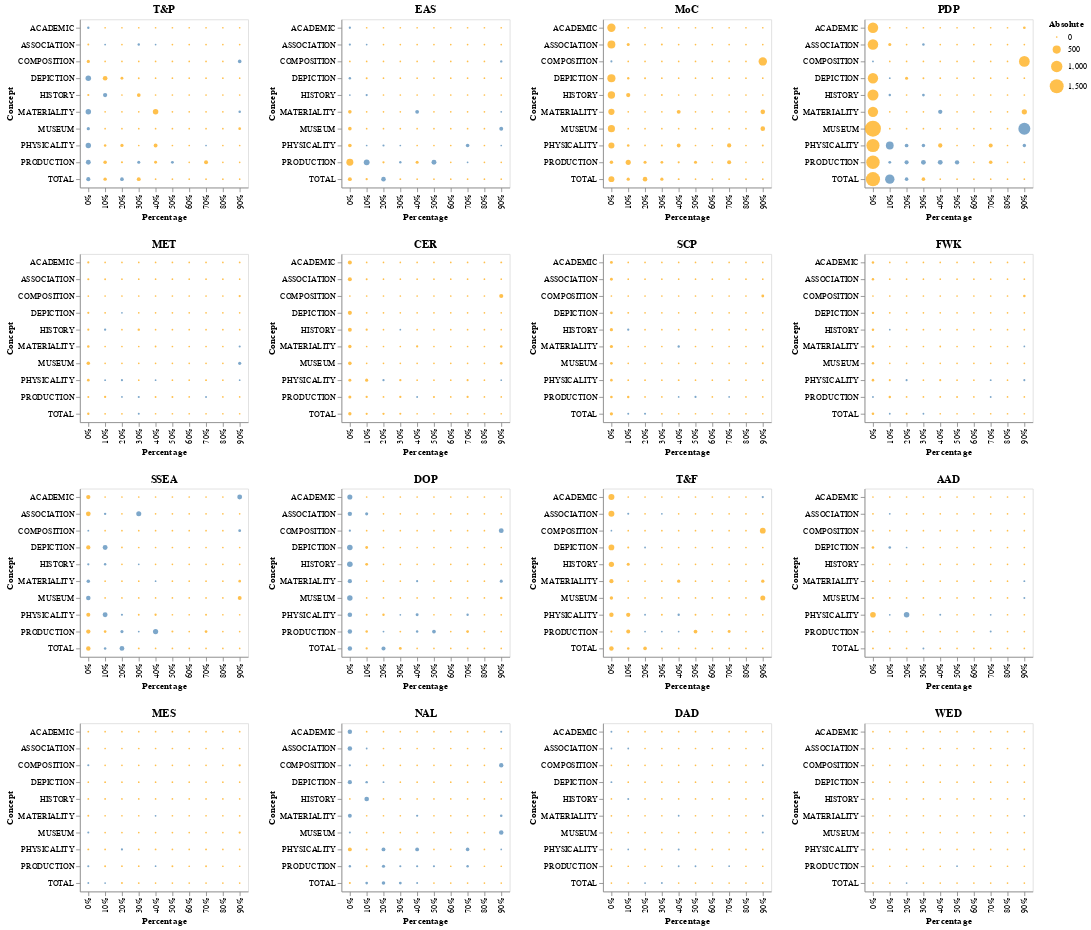

Here is the notebook cell this chart was saved with:
### Code cell
import altair as alt
import numpy as np

ranges = [0,0.1,0.2,0.3,0.4,0.5,0.6,0.7,0.8,0.9,1]
charts = []
hcharts = []
count = 0

for dept_code in depts:
  dept_diff_rows_df = pd.DataFrame()
  dept_cur_stats_df = tidied_cur_month_df.loc[tidied_cur_month_df[' collectionCode'] == dept_code]
  dept_last_stats_df =  tidied_last_month_df.loc[tidied_last_month_df[' collectionCode'] == dept_code]

  if(len(dept_cur_stats_df) < 10):
        continue
    
  # Now need to loop over each completeness coll in turn
  for cur_column, last_column in zip(dept_cur_stats_df.columns[1:], dept_last_stats_df.columns[1:]):
    
    cur_dept_col_counts = dept_cur_stats_df[cur_column].groupby(pd.cut(dept_cur_stats_df[cur_column], ranges, labels=["0-10%","10-20%","20-30%","30-40%","40-50%","50-60%","60-70%","70-80%","80-90%","90-100%"], include_lowest=True)).count()
    last_dept_col_counts = dept_last_stats_df[last_column].groupby(pd.cut(dept_last_stats_df[last_column], ranges, labels=["0-10%","10-20%","20-30%","30-40%","40-50%","50-60%","60-70%","70-80%","80-90%","90-100%"], include_lowest=True)).count()
    diff_dept_col_counts = cur_dept_col_counts.subtract(last_dept_col_counts, fill_value=0)
    
    dept_diff_rows_df = dept_diff_rows_df.append(diff_dept_col_counts, ignore_index=False)
    
  dept_diff_rows_df = dept_diff_rows_df.rename_axis('Concept').rename_axis('Percentages', axis='columns')
    # TO handle converting from CategoricalIndex - may change https://github.com/pandas-dev/pandas/issues/19136
  dept_diff_rows_df.columns = dept_diff_rows_df.columns.tolist()
  dept_diff_rows_df = dept_diff_rows_df.reset_index()
  dept_diff_rows_melt_df = dept_diff_rows_df.melt(id_vars=['Concept'], var_name='Percentage', value_name='Change')
  
  # Replace zero values with Nan so altair doesn't show them
    
  dept_diff_rows_melt_df.replace(0, np.nan, inplace=True)

  chart = alt.Chart(dept_diff_rows_melt_df).mark_circle().encode(
    alt.X('Percentage:O'),
    alt.Y('Concept:O'),
    alt.Size('Quantity:Q'),
    alt.Color('Direction:N', scale=alt.Scale(domain=['Fewer Records', 'More Records'], range=['red', 'green'])),
    tooltip=['Change']
  ).transform_calculate(
      Quantity='abs(datum.Change)',
      Direction='if(datum.Change < 0, "Fewer Records", "More Records")'
  ).properties(title="%s" % (deptNames[dept_code]), width=300)
    
  charts.append(chart)
  if count > 0:
      hcharts.append(alt.hconcat(*charts))
      charts = []
      count = 0
  else:
      count += 1

hcharts.append(alt.hconcat(*charts))

alt.vconcat(*hcharts)
